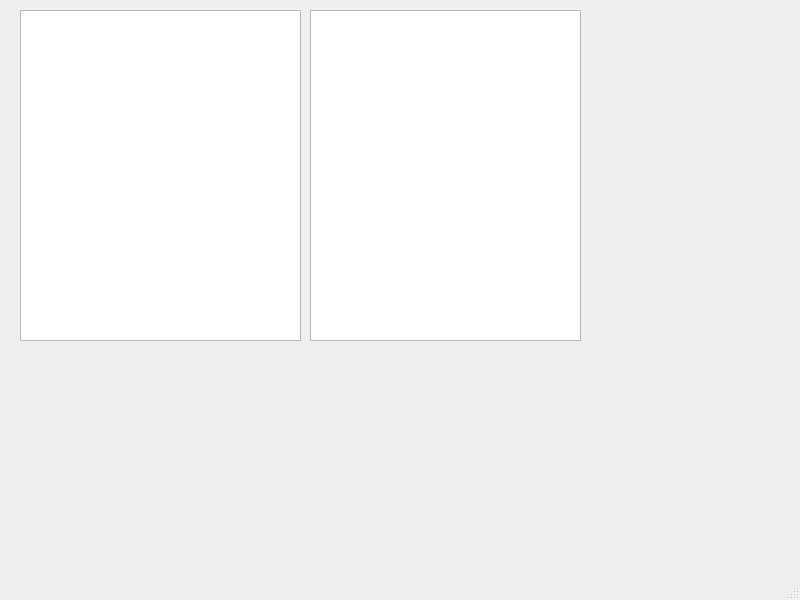
<?xml version="1.0" encoding="UTF-8"?>
<ui version="4.0">
 <class>MainWindow</class>
 <widget class="QMainWindow" name="MainWindow">
  <property name="geometry">
   <rect>
    <x>0</x>
    <y>0</y>
    <width>800</width>
    <height>600</height>
   </rect>
  </property>
  <property name="windowTitle">
   <string>Homework_7</string>
  </property>
  <widget class="QWidget" name="centralwidget">
   <widget class="QPlainTextEdit" name="plainTextEdit">
    <property name="geometry">
     <rect>
      <x>20</x>
      <y>10</y>
      <width>281</width>
      <height>331</height>
     </rect>
    </property>
   </widget>
   <widget class="QTextEdit" name="textEdit">
    <property name="geometry">
     <rect>
      <x>310</x>
      <y>10</y>
      <width>271</width>
      <height>331</height>
     </rect>
    </property>
   </widget>
  </widget>
  <widget class="QMenuBar" name="menubar">
   <property name="geometry">
    <rect>
     <x>0</x>
     <y>0</y>
     <width>800</width>
     <height>25</height>
    </rect>
   </property>
  </widget>
  <widget class="QStatusBar" name="statusbar"/>
 </widget>
 <resources/>
 <connections/>
</ui>
